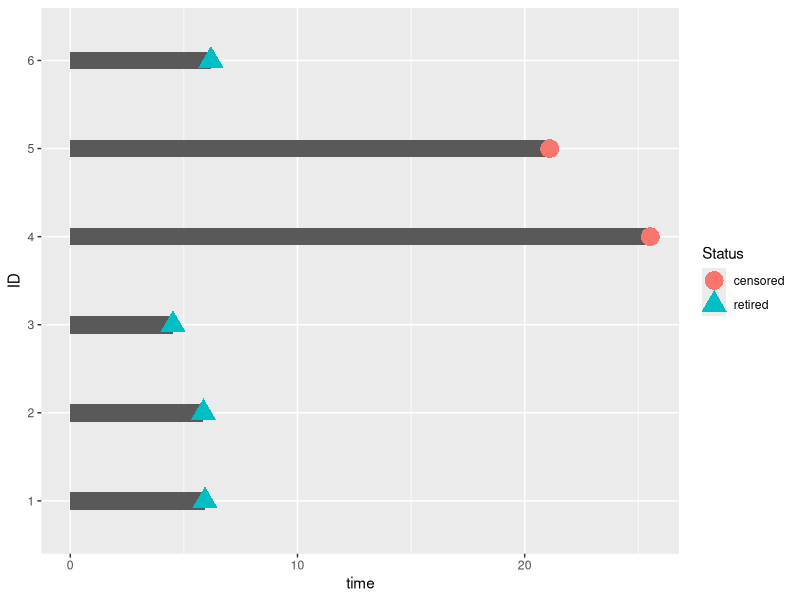

Recreate this plot in R. (Note: this script raises an error after producing the figure.)
## ---- chunk 1
# per lettura dataset se prendi file da github
library(readxl)
data <- read_excel("../Dataset/JoinDatasets.xlsx", col_names = TRUE)
## ---- chunk 2
library(readxl)
library(survival)
library(survminer)
library(dplyr) 
library(ggplot2)
library(knitr)
library(broom)
library(tidyr)
## ---- chunk 3
summary(data)
## ---- chunk 4
data$Country <- factor(data$Country, ordered = F)
print('Country')
table(data$Country)

data$Continent <- factor(data$Continent, ordered = F)
print('Continent')
table(data$Continent)

data$Users <- factor(data$Users, ordered = F)
print('Users')
table(data$Users)

data$Purpose <- factor(data$Purpose, ordered = F)
print('Purpose')
table(data$Purpose)

data$Orbit <- factor(data$Orbit, ordered = F)
print('Class of Orbit')
table(data$Orbit)

data$Status <- factor(data$Status, ordered = F)
print('Status')
table(data$Status)
## ---- chunk 5
data <- data[sample(nrow(data)), ]
## ---- chunk 6
data$ID <- factor(seq(1:nrow(data))) 
data_subs <- head(data)
time <- data_subs$'Effective Lifetime'

ggplot(data=data_subs,aes(x=ID,y=time)) + 
  geom_bar(stat='identity',width=0.2) +
  geom_point(aes(color=Status,shape=Status),size=6) +
  coord_flip()
## ---- chunk 7
head(Surv(time=data$'Effective Lifetime',  # T_i
          event=data$Status == 'retired') # tell the object which rows have the event
     )
## ---- chunk 8
time <- data$'Effective Lifetime'
fit <- survfit(Surv(time,Status == 'retired') ~ 1, data = data)
## ---- chunk 9
summary(fit)
## ---- chunk 10
kable(head(tidy(fit),20))
## ---- chunk 11
surv_median(fit) 
## ---- chunk 12
ggsurvplot(fit, data = data,
           risk.table = TRUE, # Add risk table
           risk.table.col = "strata", # Change risk table color by groups
           surv.median.line = "hv", # Specify median survival
           ggtheme = theme_bw(), # Change ggplot2 theme
           break.time.by=5,
           title="Kaplan-Meier Curve for Satellites Survival")
## ---- chunk 13
cumulative_incidence <- 1 - fit$surv
## ---- chunk 14
ggsurvplot(fit, data = data,
           risk.table = TRUE, # Add risk table
           risk.table.col = "strata", # Change risk table color by groups
           surv.median.line = "hv", # Specify median survival
           ggtheme = theme_bw(), # Change ggplot2 theme
           break.time.by=5,
           fun='event',
           title="Cumulative Incidence Curve")
## ---- chunk 15
ggsurvplot(fit, data = data,
           risk.table = TRUE, # Add risk table
           ggtheme = theme_bw(), # Change ggplot2 theme
           break.time.by=5,
           fun='cumhaz',
           title="Cumulative Hazard Curve for Satellites Survival")
## ---- chunk 16
fit.Continent <- survfit(Surv(time,Status == 'retired') ~ Continent, data=data)
ggsurvplot(fit.Continent, data = data,
           risk.table = TRUE, # Add risk table
           risk.table.col = "strata",
           ggtheme = theme_bw(), # Change ggplot2 theme
           break.time.by=5,
           title="Kaplan-Meier Curve for Satellites Survival by Continent")
## ---- chunk 17
log_rank_test <- survdiff(Surv(time, Status == 'retired') ~ Continent, data=data)
log_rank_test #p = 4e-06
## ---- chunk 18
hazard_ratio <- (log_rank_test$obs[1]/log_rank_test$exp[1])/(log_rank_test$obs[2]/log_rank_test$exp[2])
hazard_ratio
## ---- chunk 19
fit.Users <- survfit(Surv(time, Status == 'retired') ~ Users, data=data)

ggsurvplot(fit.Users, data = data,
           risk.table = TRUE, # Add risk table
           risk.table.col = "strata",
           ggtheme = theme_bw(), # Change ggplot2 theme
           break.time.by=5,
           title="Kaplan-Meier Curve for Satellites Survival by Users")
## ---- chunk 20
log_rank_test <- survdiff(Surv(time, Status == 'retired') ~ Users, data=data)
log_rank_test # p = <2e-16
## ---- chunk 21
hazard_ratio_com_gov <- (log_rank_test$obs[1]/log_rank_test$exp[1])/(log_rank_test$obs[2]/log_rank_test$exp[2])
hazard_ratio_com_gov #0.4574647 -> Commercial is a protective factor wrt Government

hazard_ratio_gov_mil <- (log_rank_test$obs[2]/log_rank_test$exp[2])/(log_rank_test$obs[3]/log_rank_test$exp[3])
hazard_ratio_gov_mil #2.414499 -> Government is a risk factor wrt Military

hazard_ratio_com_mil <- (log_rank_test$obs[1]/log_rank_test$exp[1])/(log_rank_test$obs[3]/log_rank_test$exp[3])
hazard_ratio_com_mil #1.104548 -> Commercial is a risk factor wrt Military
## ---- chunk 22
fit.Purpose <- survfit(Surv(time, Status == 'retired') ~ Purpose, data=data)

ggsurvplot(fit.Purpose, data = data,
           risk.table = TRUE, # Add risk table
           risk.table.col = "strata",
           ggtheme = theme_bw(), # Change ggplot2 theme
           break.time.by=5,
           title="Kaplan-Meier Curve for Satellites Survival by Purpose")
## ---- chunk 23
log_rank_test <- survdiff(Surv(time, Status == 'retired') ~ Purpose, data=data)
log_rank_test # p < 2e-16 
## ---- chunk 24
hazard_ratio_com_eo <- (log_rank_test$obs[1]/log_rank_test$exp[1])/(log_rank_test$obs[2]/log_rank_test$exp[2])
hazard_ratio_com_eo #0.3114461 -> Communications is a protective factor wrt Earth Observation

hazard_ratio_nav_com <- (log_rank_test$obs[3]/log_rank_test$exp[3])/(log_rank_test$obs[1]/log_rank_test$exp[1])
hazard_ratio_nav_com #0

hazard_ratio_com_sc <- (log_rank_test$obs[1]/log_rank_test$exp[1])/(log_rank_test$obs[4]/log_rank_test$exp[4])
hazard_ratio_com_sc #0.6003101 -> Communications is a protective factor wrt Space Science

hazard_ratio_nav_eo <- (log_rank_test$obs[3]/log_rank_test$exp[3])/(log_rank_test$obs[2]/log_rank_test$exp[2])
hazard_ratio_nav_eo #0

hazard_ratio_eo_sc <- (log_rank_test$obs[2]/log_rank_test$exp[2])/(log_rank_test$obs[4]/log_rank_test$exp[4])
hazard_ratio_eo_sc #1.927493 -> Earth Observation is a risk factor wrt Space Science

hazard_ratio_nav_sc <- (log_rank_test$obs[3]/log_rank_test$exp[3])/(log_rank_test$obs[4]/log_rank_test$exp[4])
hazard_ratio_nav_sc #0
## ---- chunk 25
fit.Orbit <- survfit(Surv(time,data$Status == 'retired') ~ Orbit, data=data)

ggsurvplot(fit.Orbit, data = data,
           risk.table = TRUE, # Add risk table
           risk.table.col = "strata",
           ggtheme = theme_bw(), # Change ggplot2 theme
           break.time.by=5,
           title="Kaplan-Meier Curve for Satellites Survival by Orbit")
## ---- chunk 26
log_rank_test <- survdiff(Surv(time, Status == 'retired') ~ Orbit, data=data)
log_rank_test # p < 2e-16
## ---- chunk 27
hazard_ratio_ell_geo <- (log_rank_test$obs[1]/log_rank_test$exp[1])/(log_rank_test$obs[2]/log_rank_test$exp[2])
hazard_ratio_ell_geo #0.5000046 -> Earth Observation is a risk factor wrt Space Science

hazard_ratio_ell_leo <- (log_rank_test$obs[1]/log_rank_test$exp[1])/(log_rank_test$obs[3]/log_rank_test$exp[3])
hazard_ratio_ell_leo #0.8579963 -> Earth Observation is a risk factor wrt Space Science

hazard_ratio_meo_ell <- (log_rank_test$obs[4]/log_rank_test$exp[4])/(log_rank_test$obs[1]/log_rank_test$exp[1])
hazard_ratio_meo_ell #0

hazard_ratio_geo_leo <- (log_rank_test$obs[2]/log_rank_test$exp[2])/(log_rank_test$obs[3]/log_rank_test$exp[3])
hazard_ratio_geo_leo #1.715977 -> Earth Observation is a risk factor wrt Space Science

hazard_ratio_geo_meo <- (log_rank_test$obs[4]/log_rank_test$exp[4])/(log_rank_test$obs[2]/log_rank_test$exp[2])
hazard_ratio_geo_meo #0

hazard_ratio_leo_meo <- (log_rank_test$obs[4]/log_rank_test$exp[4])/(log_rank_test$obs[3]/log_rank_test$exp[3])
hazard_ratio_leo_meo #0
